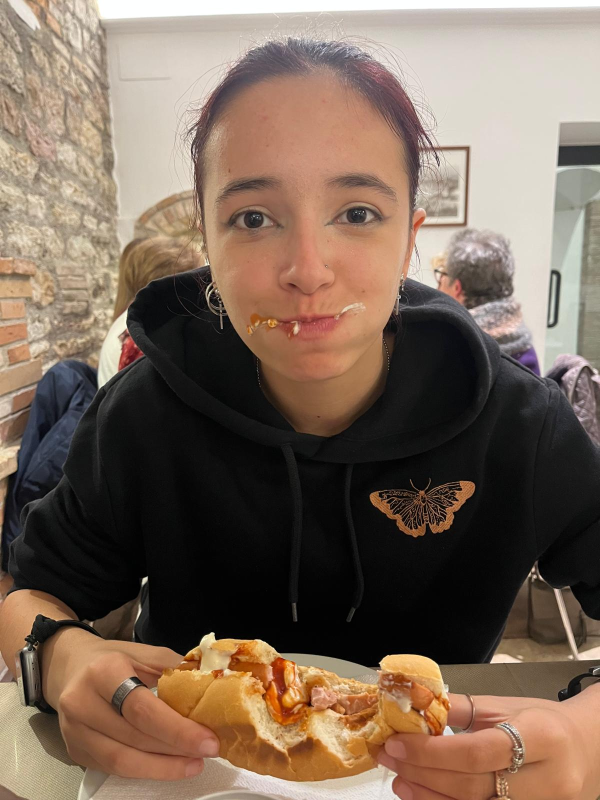
#> input picture foto/foto.jpg, 1200 x 1600 px (shown at 1/2 size)
$ python Caricamenti_img_mp4_webcam.py
#> lines starting #> are read from the running program, lines starting #| are printed output that depends on the picture
import cv2
import os

#IMMAGINI
image_path = os.path.join('.', 'foto', 'foto.jpg') # Indico il percorso della foto
img = cv2.imread(image_path)# Leggo l'immagine dal percorso indicato
#> img is the input picture: shape (1600, 1200, 3); mean B, G, R 89, 104, 123.7
cv2.imwrite(os.path.join('.', 'foto', 'foto_out.jpg'), img) # Riscrivo l'immagine nello stesso percorso ma con un nome diverso
cv2.imshow('Immagine', img) # Creo una finestra con il titolo 'Immagine' e mostro l'immagine
cv2.waitKey(0) # Resto con l'immagine aperta finché non premo un tasto
cv2.waitKey(2000) # Resto con l'immagine aperta per 2 secondi
cv2.destroyAllWindows() # Chiudo tutte le finestre
print(img, img.shape) # Stampo le dimensioni dell'immagine e le informazioni dei canali BGR
#> (printed output is left out)
new_img = cv2.resize(img, (500, 500)) # Ridimensiono l'immagine
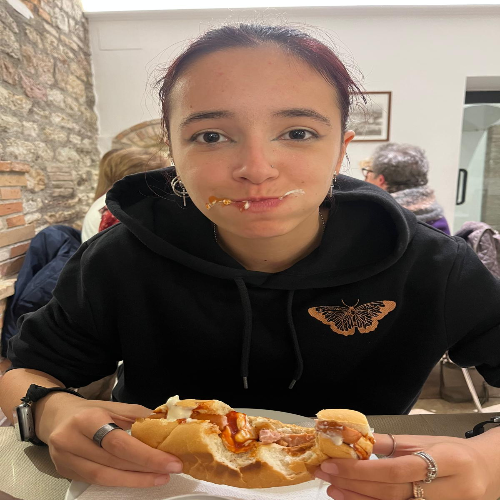
#> new_img: shape (500, 500, 3); mean B, G, R 88.9, 103.9, 123.6
cv2.imwrite(os.path.join('.', 'foto', 'foto_out_resized.jpg'), new_img) # Riscrivo l'immagine nello stesso percorso ma con un nome diverso
cv2.imshow('Immagine', new_img) # Creo una finestra con il titolo 'Immagine' e mostro l'immagine
cv2.waitKey(0) # Resto con l'immagine aperta finché non premo un tasto
cv2.waitKey(2000) # Resto con l'immagine aperta per 2 secondi
cv2.destroyAllWindows() # Chiudo tutte le finestre

#VIDEO
video_path = os.path.join('.', 'video', 'video.mp4') # Indico il percorso del video
video = cv2.VideoCapture(video_path) # Leggo il video dal percorso indicato
variabile = True # Creo una variabile booleana per il ciclo while
while variabile: # Creo un ciclo while che continua finché la variabile è vera
    variabile, frame = video.read() # Leggo il frame del video e aggiorno la variabile booleana, se non c'è frame è False
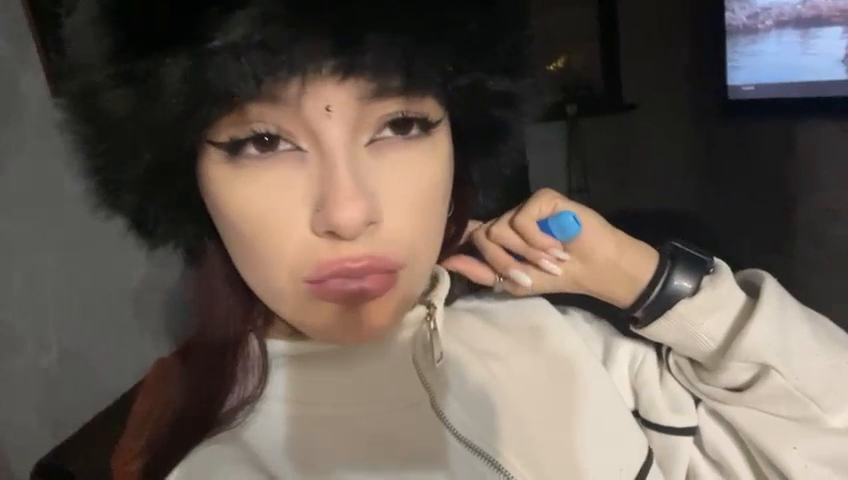
#> input picture frame 20 of video/video.mp4, 848 x 480 px
#> frame is the input picture: shape (480, 848, 3); mean B, G, R 84.5, 92.4, 103.3
    if variabile: # Se la variabile è vera, mostro il frame
        cv2.imshow('Video', frame) # Creo una finestra con il titolo 'Video' e mostro il frame
        if cv2.waitKey(25) & 0xFF == ord('q'): # Se premo il tasto 'q', esco dal ciclo while
#> (key q is pressed here)
            break
video.release() #Rilascio il video dalla memoria
cv2.destroyAllWindows() #Chiudo tutte le finestre

#WEBCAM
webcam = cv2.VideoCapture(0) #Leggo la webcam del computer 0(camera principale), 1(secondaria), 2(terziaria), etc...
# Creo un ciclo while che continua finché la variabile è vera, nella webcam non c'è bisogno di una variabile booleana perché la webcam
# è sempre attiva finché non la chiudo
while True:
    true, frame = webcam.read() # Leggo i frame dalla webcam
    cv2.imshow('Webcam', frame) # Creo una finestra di nome Webcam e faccio vedere i frame
    if cv2.waitKey(40) & 0XFF == ord('q'):
#> (key q is pressed here)
        break # Se premo il tasto 'q', esco dal ciclo while

webcam.release() # Rilascio la webcam dalla memoria
cv2.destroyAllWindows() # Chiudo tutte le finestre
